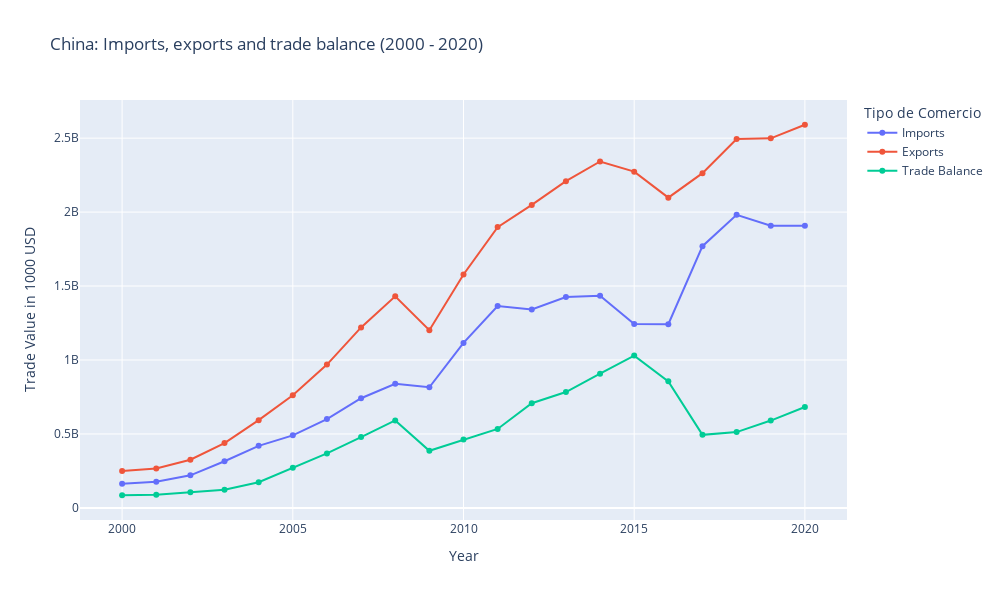

Here is the notebook cell this chart was saved with:
### Code cell
imports_by_year.rename(columns={'TradeValue': 'Imports'}, inplace=True)
exports_by_year.rename(columns={'TradeValue': 'Exports'}, inplace=True)

years = pd.DataFrame({'Year': range(2000, 2021)})

china_trade = pd.merge(imports_by_year, exports_by_year, on='Year')

china_trade['Trade Balance'] = china_trade['Exports'] - china_trade['Imports']

fig = px.line(china_trade, x='Year', y=['Imports', 'Exports', 'Trade Balance'], 
              title='China: Imports, exports and trade balance (2000 - 2020)',
              labels={'value': 'Trade Value in 1000 USD', 'Year': 'Year'},
              markers=True)

fig.update_layout(width=1000, height=600)

fig.show()

### Figure 1 — Plotly figure (JSON) as saved in the notebook; plotly's stock layout.template omitted (floating-point values rounded to 4 significant figures)
{"data": [{"hovertemplate": "variable=Imports<br>Year=%{x}<br>Trade Value in 1000 USD=%{y}<extra></extra>", "legendgroup": "Imports", "line": {"color": "#636efa", "dash": "solid"}, "marker": {"symbol": "circle"}, "mode": "lines+markers", "name": "Imports", "orientation": "v", "showlegend": true, "type": "scatter", "x": [2000, 2001, 2002, 2003, 2004, 2005, 2006, 2007, 2008, 2009, 2010, 2011, 2012, 2013, 2014, 2015, 2016, 2017, 2018, 2019, 2020], "xaxis": "x", "y": [163800000.0, 177200000.0, 220300000.0, 315300000.0, 419500000.0, 490400000.0, 600500000.0, 741500000.0, 839000000.0, 815600000.0, 1116000000.0, 1365000000.0, 1341000000.0, 1426000000.0, 1435000000.0, 1244000000.0, 1242000000.0, 1770000000.0, 1982000000.0, 1908000000.0, 1908000000.0], "yaxis": "y"}, {"hovertemplate": "variable=Exports<br>Year=%{x}<br>Trade Value in 1000 USD=%{y}<extra></extra>", "legendgroup": "Exports", "line": {"color": "#EF553B", "dash": "solid"}, "marker": {"symbol": "circle"}, "mode": "lines+markers", "name": "Exports", "orientation": "v", "showlegend": true, "type": "scatter", "x": [2000, 2001, 2002, 2003, 2004, 2005, 2006, 2007, 2008, 2009, 2010, 2011, 2012, 2013, 2014, 2015, 2016, 2017, 2018, 2019, 2020], "xaxis": "x", "y": [249200000.0, 266100000.0, 325600000.0, 438200000.0, 593300000.0, 762000000.0, 968900000.0, 1220000000.0, 1431000000.0, 1202000000.0, 1578000000.0, 1898000000.0, 2049000000.0, 2209000000.0, 2342000000.0, 2273000000.0, 2098000000.0, 2263000000.0, 2494000000.0, 2499000000.0, 2591000000.0], "yaxis": "y"}, {"hovertemplate": "variable=Trade Balance<br>Year=%{x}<br>Trade Value in 1000 USD=%{y}<extra></extra>", "legendgroup": "Trade Balance", "line": {"color": "#00cc96", "dash": "solid"}, "marker": {"symbol": "circle"}, "mode": "lines+markers", "name": "Trade Balance", "orientation": "v", "showlegend": true, "type": "scatter", "x": [2000, 2001, 2002, 2003, 2004, 2005, 2006, 2007, 2008, 2009, 2010, 2011, 2012, 2013, 2014, 2015, 2016, 2017, 2018, 2019, 2020], "xaxis": "x", "y": [85430000.0, 88920000.0, 105300000.0, 122900000.0, 173800000.0, 271600000.0, 368400000.0, 478500000.0, 591700000.0, 386000000.0, 462100000.0, 533800000.0, 707500000.0, 783200000.0, 907400000.0, 1030000000.0, 855500000.0, 493800000.0, 512400000.0, 590400000.0, 682500000.0], "yaxis": "y"}], "layout": {"height": 600, "legend": {"title": {"text": "Tipo de Comercio"}, "tracegroupgap": 0}, "title": {"text": "China: Imports, exports and trade balance (2000 - 2020)"}, "width": 1000, "xaxis": {"anchor": "y", "domain": [0, 1], "title": {"text": "Year"}}, "yaxis": {"anchor": "x", "domain": [0, 1], "title": {"text": "Trade Value in 1000 USD"}}}}
